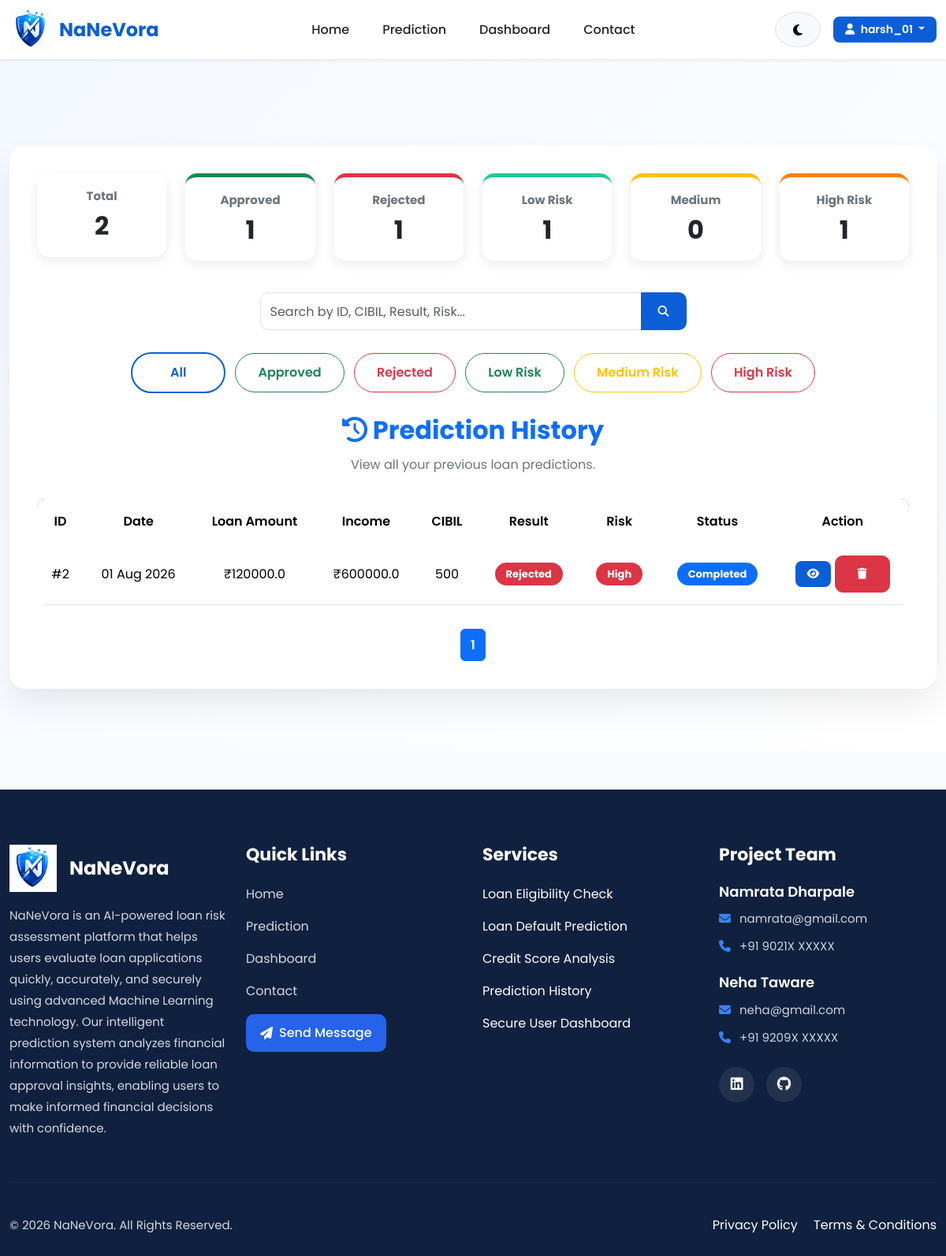
The page /history/?filter=rejected (signed in) on the database its author committed.
### website/models.py (models this page shows, shortened)
class Prediction(models.Model):
    EDUCATION = [
        ('Graduate', 'Graduate'),
        ('Not Graduate', 'Not Graduate'),
    ]
    YES_NO = [
        ('Yes', 'Yes'),
        ('No', 'No'),
    ]
    RESULT = [
        ('Approved', 'Approved'),
        ('Rejected', 'Rejected'),
    ]
    user = models.ForeignKey(
        User,
        on_delete=models.CASCADE,
        related_name='predictions'
    )
    no_of_dependents = models.IntegerField()
    education = models.CharField(
        max_length=20,
        choices=EDUCATION
    )
    self_employed = models.CharField(
        max_length=10,
        choices=YES_NO
    )
    income_annum = models.FloatField()
    loan_amount = models.FloatField()
    loan_term = models.IntegerField()
    cibil_score = models.IntegerField()
    residential_assets_value = models.FloatField()
    commercial_assets_value = models.FloatField()
    luxury_assets_value = models.FloatField()
    bank_asset_value = models.FloatField()
    loan_income_ratio = models.FloatField(
        default=0
    )
    asset_loan_ratio = models.FloatField(
        default=0
    )
    prediction_result = models.CharField(
        max_length=20,
        choices=RESULT,
        blank=True
    )
    prediction_probability = models.FloatField(
        default=0
    )
    created_at = models.DateTimeField(
        auto_now_add=True
    )
    prediction_probability = models.FloatField(
        default=0
    )
    status = models.CharField(
    max_length=20,
    default="Completed"
    )
    risk_level = models.CharField(
    max_length=20,
    default="Low"
    )

### website/views.py (the view, shortened to what this page needs)
# urls.py: path('history/', views.history, name='history'),
@login_required
def history(request):
    query = request.GET.get("search", "")
    filter_by = request.GET.get("filter", "all")
    predictions = Prediction.objects.filter(
        user=request.user
    )
    if filter_by == "approved":
        predictions = predictions.filter(
            prediction_result="Approved"
        )
    elif filter_by == "rejected":
        predictions = predictions.filter(
            prediction_result="Rejected"
        )
    elif filter_by == "low":
        predictions = predictions.filter(
            risk_level="Low"
        )
    elif filter_by == "medium":
        predictions = predictions.filter(
            risk_level="Medium"
        )
    elif filter_by == "high":
        predictions = predictions.filter(
            risk_level="High"
        )
    predictions = predictions.order_by("-created_at")
    paginator = Paginator(predictions, 10)
    page_number = request.GET.get("page")
    predictions = paginator.get_page(page_number)
    return render(
    request,
    "history.html",
    {
        "predictions": predictions,
        "query": query,
        "filter": filter_by,
        "total_predictions": Prediction.objects.filter(
            user=request.user
        ).count(),
        "approved_count": Prediction.objects.filter(
            user=request.user,
            prediction_result="Approved"
        ).count(),
        "rejected_count": Prediction.objects.filter(
            user=request.user,
            prediction_result="Rejected"
        ).count(),
        "low_count": Prediction.objects.filter(
            user=request.user,
            risk_level="Low"
        ).count(),
        "medium_count": Prediction.objects.filter(
            user=request.user,
            risk_level="Medium"
        ).count(),
        "high_count": Prediction.objects.filter(
            user=request.user,
            risk_level="High"
        ).count(),
    }
)

### templates/history.html (shortened to what this page needs)
{% extends 'base.html' %}
{% load static %}
{% block extra_css %}
<link rel="stylesheet" href="{% static 'css/history.css' %}">
{% endblock %}
{% block content %}
<section class="history-section">
    <div class="container">
        <div class="history-card">
            <div class="row mb-4">
    <div class="col-md-2 mb-3">
        <div class="card stats-card text-center">
            <h6>Total</h6>
            <h2>{{ total_predictions }}</h2>
        </div>
    </div>
    <div class="col-md-2 mb-3">
        <div class="card stats-card success text-center">
            <h6>Approved</h6>
            <h2>{{ approved_count }}</h2>
        </div>
    </div>
    <div class="col-md-2 mb-3">
        <div class="card stats-card danger text-center">
            <h6>Rejected</h6>
            <h2>{{ rejected_count }}</h2>
        </div>
    </div>
    <div class="col-md-2 mb-3">
        <div class="card stats-card low text-center">
            <h6>Low Risk</h6>
            <h2>{{ low_count }}</h2>
        </div>
    </div>
    <div class="col-md-2 mb-3">
        <div class="card stats-card medium text-center">
            <h6>Medium</h6>
            <h2>{{ medium_count }}</h2>
        </div>
    </div>
    <div class="col-md-2 mb-3">
        <div class="card stats-card high text-center">
            <h6>High Risk</h6>
            <h2>{{ high_count }}</h2>
        </div>
    </div>
</div>
            <div class="history-header">
                <div class="row mb-4">
                    <div class="col-md-6 mx-auto">
                        <form method="GET">
                            <div class="input-group">
                                <input
                                    type="text"
                                    name="search"
                                    class="form-control"
                                    placeholder="Search by ID, CIBIL, Result, Risk..."
                                    value="{{ query }}">
                                <button
                                    class="btn btn-primary"
                                    type="submit">
                                    <i class="fa-solid fa-magnifying-glass"></i>
                                </button>
                            </div>
                        </form>
                    </div>
                </div>
            <div class="text-center mb-4">
                <a href="?filter=all"class="btn btn-outline-primary m-1">
                 All
                </a>
                <a href="?filter=approved"
                    class="btn btn-outline-success m-1">
                Approved
                 </a>
                <a href="?filter=rejected"
                    class="btn btn-outline-danger m-1">
                Rejected
                </a>
                <a href="?filter=low"
                class="btn btn-outline-success m-1">
                Low Risk
                </a>
                <a href="?filter=medium"
                class="btn btn-outline-warning m-1">
                Medium Risk
                </a>
                <a href="?filter=high"
                class="btn btn-outline-danger m-1">
                High Risk
                </a>
                </div>
                <h2>
                    <i class="fa-solid fa-clock-rotate-left"></i>
                    Prediction History
                </h2>
                <p>
                    View all your previous loan predictions.
                </p>
            </div>
            {% if predictions %}
            <div class="table-responsive">
                <table class="table table-hover align-middle">
                    <thead>
                        <tr>
                            <th>ID</th>
                            <th>Date</th>
                            <th>Loan Amount</th>
                            <th>Income</th>
                            <th>CIBIL</th>
                            <th>Result</th>
                            <th>Risk</th>
                            <th>Status</th>
                            <th>Action</th>
                        </tr>
                    </thead>
                    <tbody>
                        {% for prediction in predictions %}
                        <tr>
                            <td>
                                #{{ prediction.id }}
                            </td>
                            <td>
                                {{ prediction.created_at|date:"d M Y" }}
                            </td>
                            <td>
                                ₹{{ prediction.loan_amount }}
                            </td>
                            <td>
                                ₹{{ prediction.income_annum }}
                            </td>
                            <td>
                                {{ prediction.cibil_score }}
                            </td>
                            <td>
                                {% if prediction.prediction_result == "Approved" %}
                                <span class="badge bg-success">
                                    Approved
                                </span>
                                {% else %}
                                <span class="badge bg-danger">
                                    Rejected
                                </span>
                                {% endif %}
                            </td>
                            <td>
                                {% if prediction.risk_level == "Low" %}
                                <span class="badge bg-success">
                                    Low
                                </span>
                                {% elif prediction.risk_level == "Medium" %}
                                <span class="badge bg-warning text-dark">
                                    Medium
                                </span>
                                {% else %}
                                <span class="badge bg-danger">
                                    High
                                </span>
                                {% endif %}
                            </td>
                            <td>
                                <span class="badge bg-primary">
                                    {{ prediction.status }}
                                </span>
                            </td>
<td>
    <a href="{% url 'result' prediction.id %}"
       class="btn btn-sm btn-primary">
        <i class="fa-solid fa-eye"></i>
    </a>
    <a href="{% url 'delete_prediction' prediction.id %}"
       class="btn btn-sm btn-danger"
       onclick="return confirm('Are you sure you want to delete this prediction?');">
        <i class="fa-solid fa-trash"></i>
    </a>
</td>
                        </tr>
                        {% endfor %}
                    </tbody>
                </table>
            </div>
            <nav class="mt-4">
    <ul class="pagination justify-content-center">
        {% for page in predictions.paginator.page_range %}
        <li class="page-item {% if predictions.number == page %}active{% endif %}">
            <a class="page-link"
               href="?page={{ page }}&search={{ query }}&filter={{ filter }}">
                {{ page }}
            </a>
        </li>
        {% endfor %}
    </ul>
</nav>
            {% endif %}
        </div>
    </div>
</section>
{% endblock %}

### templates/navbar.html (shortened to what this page needs)
{% load static %}
<nav class="navbar navbar-expand-lg custom-navbar shadow-sm sticky-top">
    <div class="container">
<a class="navbar-brand d-flex align-items-center"
   href="{% url 'home' %}">
    <img src="{% static 'images/logo.png' %}"
         alt="NaNeVora Logo"
         class="logo-img">
    <div class="ms-2">
        <h4 class="brand-text mb-0">
            NaNeVora
        </h4>
        </div>
        </a>
        <div class="collapse navbar-collapse"
             id="mainNavbar">
            <ul class="navbar-nav mx-auto">
                <li class="nav-item">
                    <a class="nav-link" href="{% url 'home' %}">
                        Home
                    </a>
                </li>
                <li class="nav-item">
                    <a class="nav-link" href="{% url 'prediction' %}">
                        Prediction
                    </a>
                </li>
                <li class="nav-item">
                    <a class="nav-link" href="{% url 'dashboard' %}">
                        Dashboard
                    </a>
                </li>
                <li class="nav-item">
                    <a class="nav-link" href="{% url 'contact' %}">
                        Contact
                    </a>
                </li>
            </ul>
            <div class="d-flex align-items-center">
                <button
                    type="button"
                    class="btn btn-light theme-btn me-3"
                    id="themeToggle"
                    aria-label="Toggle Dark Mode">
                    <i class="fa-solid fa-moon"></i>
                </button>
                {% if user.is_authenticated %}
                <div class="dropdown">
                    <button class="btn btn-primary dropdown-toggle"
                            data-bs-toggle="dropdown">
                        <i class="fa-solid fa-user me-1"></i>
                        {{ user.username }}
                    </button>
                </div>
                {% endif %}
            </div>
        </div>
    </div>
</nav>

### rows shown on the page
Prediction: id "2", created_at "01 Aug 2026", loan_amount "120000.0", income_annum "600000.0", cibil_score "500", prediction_result "Rejected", risk_level "High", status "Completed"

### other values the page prints
{{ user.username }} "harsh_01"
{{ total_predictions }} "2"
{{ approved_count }} "1"
{{ rejected_count }} "1"
{{ low_count }} "1"
{{ medium_count }} "0"
{{ high_count }} "1"
{{ page }} "1"
